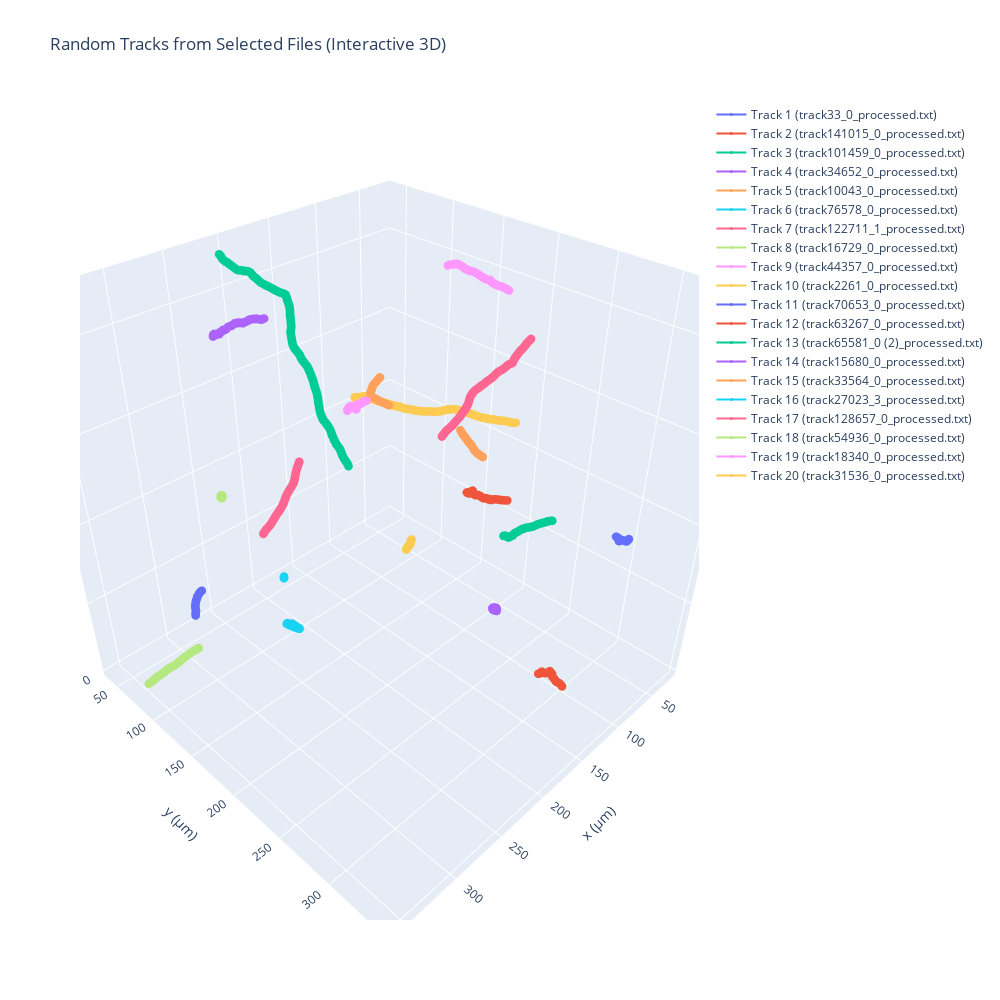

Source (notebook cell):
### Code cell
import os
import pandas as pd
import numpy as np
import plotly.graph_objects as go
import random

def plot_random_tracks_3d_interactive(folder_path, num_files=5):
    
    # Get the list of all files in the folder
    all_files = [f for f in os.listdir(folder_path) if f.endswith('.txt')]
     # Randomly select the files
    selected_files = random.sample(all_files, num_files)
     # Initialize the figure for 3D plotting
    fig = go.Figure()

    for idx, file in enumerate(selected_files):
        file_path = os.path.join(folder_path, file)
        data = pd.read_csv(file_path, delim_whitespace=True, header=None, names=['time', 'x', 'y', 'z', 'x_smooth', 'y_smooth', 'z_smooth'])
        # Extract x_smooth, y_smooth, and z_smooth columns (ensure names match exactly)
        
        x_smooth = np.array(data['x_smooth'])
        y_smooth = np.array(data['y_smooth'])
        z_smooth = np.array(data['z_smooth'])
        
        # Add trace for the current track
        fig.add_trace(go.Scatter3d(
            x=x_smooth,
            y=y_smooth,
            z=z_smooth,
            mode='lines+markers',
            name=f'Track {idx + 1} ({file})',
            line=dict(width=2),
            marker=dict(size=3)
        ))

    # Update layout
    fig.update_layout(width =1000, height = 1000,
        scene=dict(xaxis_title='x (µm)', yaxis_title='y (µm)', zaxis_title='z (µm)',
            aspectmode='cube'
        ),
        title='Random Tracks from Selected Files (Interactive 3D)',
        showlegend=True
    )

    # Show the plot
    fig.show()

# Example usage
folder_path = 'FINALDATA/WT_planktonic_final//'  # Replace with the path to your folder
plot_random_tracks_3d_interactive(folder_path, num_files=20)

### Figure 1 — Plotly figure (JSON) as saved in the notebook; plotly's stock layout.template omitted (floating-point values rounded to 4 significant figures; data arrays with more than 128 entries replaced by an {"elided": "..."} marker saying what was removed)
{"data": [{"line": {"width": 2}, "marker": {"size": 3}, "mode": "lines+markers", "name": "Track 1 (track33_0_processed.txt)", "type": "scatter3d", "x": {"elided": "199 float values"}, "y": {"elided": "199 float values"}, "z": {"elided": "199 float values"}}, {"line": {"width": 2}, "marker": {"size": 3}, "mode": "lines+markers", "name": "Track 2 (track141015_0_processed.txt)", "type": "scatter3d", "x": {"elided": "420 float values"}, "y": {"elided": "420 float values"}, "z": {"elided": "420 float values"}}, {"line": {"width": 2}, "marker": {"size": 3}, "mode": "lines+markers", "name": "Track 3 (track101459_0_processed.txt)", "type": "scatter3d", "x": {"elided": "1246 float values"}, "y": {"elided": "1246 float values"}, "z": {"elided": "1246 float values"}}, {"line": {"width": 2}, "marker": {"size": 3}, "mode": "lines+markers", "name": "Track 4 (track34652_0_processed.txt)", "type": "scatter3d", "x": {"elided": "388 float values"}, "y": {"elided": "388 float values"}, "z": {"elided": "388 float values"}}, {"line": {"width": 2}, "marker": {"size": 3}, "mode": "lines+markers", "name": "Track 5 (track10043_0_processed.txt)", "type": "scatter3d", "x": {"elided": "131 float values"}, "y": {"elided": "131 float values"}, "z": {"elided": "131 float values"}}, {"line": {"width": 2}, "marker": {"size": 3}, "mode": "lines+markers", "name": "Track 6 (track76578_0_processed.txt)", "type": "scatter3d", "x": [214.5, 214.5, 214.5, 214.4, 214.4, 214.4, 214.4, 214.4, 214.4, 214.4, 214.4, 214.3, 214.3, 214.3, 214.3, 214.3, 214.3, 214.3, 214.3, 214.3, 214.3, 214.3, 214.3, 214.3, 214.3, 214.3, 214.3, 214.2, 214.2, 214.2, 214.2, 214.2, 214.2, 214.2, 214.2, 214.2, 214.1, 214.1, 214.1, 214.1, 214.1, 214.0, 214.0, 214.0, 214.0, 214.0, 214.0, 214.0, 214.0, 214.0, 214.0, 214.0, 214.1, 214.1, 214.1, 214.1, 214.2, 214.2, 214.2, 214.2, 214.2, 214.3, 214.3, 214.3, 214.3, 214.3, 214.3, 214.3, 214.3, 214.3, 214.2, 214.2, 214.2, 214.2, 214.2, 214.2, 214.2, 214.2, 214.2, 214.2, 214.2, 214.2, 214.2, 214.2, 214.2, 214.2, 214.2, 214.2, 214.2, 214.2, 214.2, 214.2, 214.2, 214.2, 214.2, 214.2, 214.2, 214.2, 214.2, 214.2, 214.2, 214.2, 214.2, 214.3, 214.3, 214.3, 214.3, 214.3, 214.3, 214.3, 214.3, 214.3, 214.3, 214.3, 214.3, 214.3, 214.3, 214.3, 214.3, 214.3, 214.3, 214.3, 214.3, 214.2, 214.2, 214.2, 214.2], "y": [93.69, 93.72, 93.74, 93.77, 93.79, 93.81, 93.83, 93.84, 93.85, 93.86, 93.85, 93.84, 93.82, 93.8, 93.77, 93.74, 93.7, 93.66, 93.63, 93.59, 93.56, 93.53, 93.5, 93.48, 93.46, 93.44, 93.42, 93.41, 93.4, 93.4, 93.39, 93.38, 93.38, 93.38, 93.37, 93.37, 93.37, 93.36, 93.36, 93.35, 93.35, 93.34, 93.33, 93.32, 93.31, 93.3, 93.28, 93.27, 93.26, 93.26, 93.25, 93.25, 93.24, 93.24, 93.24, 93.25, 93.25, 93.26, 93.27, 93.27, 93.28, 93.29, 93.29, 93.3, 93.3, 93.3, 93.3, 93.3, 93.3, 93.31, 93.31, 93.31, 93.32, 93.32, 93.33, 93.35, 93.36, 93.37, 93.39, 93.4, 93.42, 93.43, 93.44, 93.45, 93.46, 93.47, 93.48, 93.48, 93.49, 93.49, 93.49, 93.49, 93.49, 93.49, 93.49, 93.5, 93.5, 93.5, 93.5, 93.5, 93.5, 93.51, 93.51, 93.51, 93.51, 93.51, 93.51, 93.52, 93.52, 93.52, 93.53, 93.53, 93.53, 93.54, 93.55, 93.55, 93.56, 93.57, 93.58, 93.59, 93.6, 93.61, 93.62, 93.63, 93.64, 93.65, 93.65], "z": [73.23, 73.21, 73.18, 73.15, 73.13, 73.1, 73.08, 73.05, 73.03, 73.0, 72.97, 72.95, 72.92, 72.89, 72.86, 72.83, 72.8, 72.77, 72.75, 72.73, 72.72, 72.72, 72.72, 72.73, 72.75, 72.77, 72.8, 72.83, 72.87, 72.91, 72.95, 72.98, 73.02, 73.06, 73.1, 73.13, 73.16, 73.19, 73.21, 73.22, 73.23, 73.23, 73.23, 73.22, 73.21, 73.2, 73.19, 73.19, 73.19, 73.19, 73.2, 73.22, 73.24, 73.26, 73.28, 73.3, 73.32, 73.35, 73.37, 73.39, 73.4, 73.41, 73.43, 73.43, 73.44, 73.43, 73.43, 73.41, 73.4, 73.37, 73.34, 73.31, 73.27, 73.23, 73.19, 73.15, 73.11, 73.08, 73.04, 73.01, 72.98, 72.95, 72.93, 72.91, 72.9, 72.9, 72.9, 72.9, 72.9, 72.9, 72.9, 72.88, 72.86, 72.83, 72.78, 72.72, 72.66, 72.59, 72.53, 72.46, 72.4, 72.34, 72.29, 72.25, 72.22, 72.2, 72.19, 72.2, 72.22, 72.26, 72.31, 72.38, 72.46, 72.56, 72.68, 72.8, 72.95, 73.1, 73.27, 73.44, 73.62, 73.81, 74.01, 74.21, 74.41, 74.61, 74.81]}, {"line": {"width": 2}, "marker": {"size": 3}, "mode": "lines+markers", "name": "Track 7 (track122711_1_processed.txt)", "type": "scatter3d", "x": {"elided": "471 float values"}, "y": {"elided": "471 float values"}, "z": {"elided": "471 float values"}}, {"line": {"width": 2}, "marker": {"size": 3}, "mode": "lines+markers", "name": "Track 8 (track16729_0_processed.txt)", "type": "scatter3d", "x": {"elided": "268 float values"}, "y": {"elided": "268 float values"}, "z": {"elided": "268 float values"}}, {"line": {"width": 2}, "marker": {"size": 3}, "mode": "lines+markers", "name": "Track 9 (track44357_0_processed.txt)", "type": "scatter3d", "x": {"elided": "324 float values"}, "y": {"elided": "324 float values"}, "z": {"elided": "324 float values"}}, {"line": {"width": 2}, "marker": {"size": 3}, "mode": "lines+markers", "name": "Track 10 (track2261_0_processed.txt)", "type": "scatter3d", "x": {"elided": "516 float values"}, "y": {"elided": "516 float values"}, "z": {"elided": "516 float values"}}, {"line": {"width": 2}, "marker": {"size": 3}, "mode": "lines+markers", "name": "Track 11 (track70653_0_processed.txt)", "type": "scatter3d", "x": [125.2, 125.1, 124.9, 124.8, 124.6, 124.5, 124.3, 124.2, 124.1, 123.9, 123.8, 123.7, 123.5, 123.4, 123.3, 123.1, 123.0, 122.8, 122.7, 122.6, 122.5, 122.3, 122.2, 122.1, 121.9, 121.8, 121.7, 121.6, 121.4, 121.3, 121.2, 121.1, 121.0, 120.8, 120.7, 120.6, 120.5, 120.4, 120.3, 120.1, 120.0, 119.9, 119.8, 119.7, 119.6, 119.5, 119.4, 119.2, 119.1, 119.0, 118.9, 118.8, 118.6, 118.5, 118.4, 118.3, 118.1, 118.0, 117.8, 117.7, 117.6, 117.4, 117.2, 117.1, 116.9, 116.8, 116.6, 116.4, 116.3, 116.1, 115.9, 115.7, 115.6, 115.4, 115.2, 115.0, 114.9, 114.7, 114.5, 114.3, 114.2, 114.0, 113.8, 113.7, 113.5, 113.4, 113.2, 113.0, 112.9, 112.7, 112.6, 112.5, 112.3, 112.2, 112.0, 111.9, 111.7, 111.6, 111.4, 111.3, 111.1, 111.0, 110.8, 110.6, 110.5, 110.3, 110.2, 110.0, 109.8, 109.7, 109.5, 109.3, 109.1, 109.0, 108.8, 108.6, 108.4, 108.3, 108.1], "y": [340.0, 340.0, 340.0, 340.0, 340.0, 340.0, 340.0, 340.0, 340.0, 340.0, 340.0, 340.0, 340.0, 340.0, 340.0, 340.0, 340.0, 340.0, 340.0, 340.0, 339.9, 339.9, 339.9, 339.9, 339.9, 339.8, 339.8, 339.8, 339.8, 339.7, 339.7, 339.7, 339.7, 339.6, 339.6, 339.6, 339.6, 339.5, 339.5, 339.5, 339.5, 339.4, 339.4, 339.4, 339.4, 339.4, 339.4, 339.4, 339.3, 339.3, 339.3, 339.3, 339.3, 339.4, 339.4, 339.4, 339.4, 339.4, 339.5, 339.5, 339.5, 339.5, 339.6, 339.6, 339.6, 339.7, 339.7, 339.7, 339.7, 339.8, 339.8, 339.8, 339.8, 339.9, 339.9, 339.9, 339.9, 340.0, 340.0, 340.0, 340.1, 340.1, 340.1, 340.2, 340.2, 340.3, 340.3, 340.4, 340.4, 340.5, 340.5, 340.6, 340.6, 340.7, 340.7, 340.7, 340.7, 340.8, 340.8, 340.8, 340.8, 340.8, 340.8, 340.8, 340.8, 340.8, 340.8, 340.8, 340.8, 340.8, 340.8, 340.8, 340.8, 340.8, 340.8, 340.8, 340.8, 340.8, 340.8], "z": [256.6, 256.4, 256.2, 256.1, 255.9, 255.7, 255.6, 255.4, 255.2, 255.0, 254.8, 254.6, 254.4, 254.2, 254.0, 253.8, 253.7, 253.5, 253.3, 253.2, 253.0, 252.9, 252.8, 252.7, 252.6, 252.5, 252.4, 252.3, 252.2, 252.1, 252.0, 251.8, 251.7, 251.5, 251.3, 251.0, 250.8, 250.5, 250.2, 249.9, 249.6, 249.3, 248.9, 248.6, 248.3, 247.9, 247.6, 247.3, 247.0, 246.8, 246.6, 246.4, 246.3, 246.2, 246.1, 246.1, 246.1, 246.2, 246.2, 246.2, 246.3, 246.3, 246.3, 246.3, 246.4, 246.4, 246.3, 246.3, 246.2, 246.2, 246.1, 245.9, 245.8, 245.6, 245.5, 245.3, 245.2, 245.0, 244.8, 244.7, 244.5, 244.4, 244.3, 244.1, 244.0, 243.8, 243.7, 243.6, 243.4, 243.3, 243.2, 243.0, 242.9, 242.7, 242.6, 242.4, 242.3, 242.2, 242.0, 241.9, 241.8, 241.7, 241.7, 241.6, 241.6, 241.5, 241.5, 241.5, 241.5, 241.5, 241.6, 241.7, 241.8, 241.9, 242.0, 242.1, 242.2, 242.3, 242.5]}, {"line": {"width": 2}, "marker": {"size": 3}, "mode": "lines+markers", "name": "Track 12 (track63267_0_processed.txt)", "type": "scatter3d", "x": {"elided": "352 float values"}, "y": {"elided": "352 float values"}, "z": {"elided": "352 float values"}}, {"line": {"width": 2}, "marker": {"size": 3}, "mode": "lines+markers", "name": "Track 13 (track65581_0 (2)_processed.txt)", "type": "scatter3d", "x": {"elided": "292 float values"}, "y": {"elided": "292 float values"}, "z": {"elided": "292 float values"}}, {"line": {"width": 2}, "marker": {"size": 3}, "mode": "lines+markers", "name": "Track 14 (track15680_0_processed.txt)", "type": "scatter3d", "x": {"elided": "680 float values"}, "y": {"elided": "680 float values"}, "z": {"elided": "680 float values"}}, {"line": {"width": 2}, "marker": {"size": 3}, "mode": "lines+markers", "name": "Track 15 (track33564_0_processed.txt)", "type": "scatter3d", "x": {"elided": "162 float values"}, "y": {"elided": "162 float values"}, "z": {"elided": "162 float values"}}, {"line": {"width": 2}, "marker": {"size": 3}, "mode": "lines+markers", "name": "Track 16 (track27023_3_processed.txt)", "type": "scatter3d", "x": [219.5, 219.3, 219.0, 218.8, 218.6, 218.4, 218.1, 217.9, 217.6, 217.2, 216.9, 216.6, 216.2, 215.9, 215.6, 215.2, 215.0, 214.7, 214.5, 214.3, 214.1, 213.9, 213.8, 213.7, 213.6, 213.6, 213.6, 213.6, 213.6, 213.7, 213.8, 213.9, 214.1, 214.3, 214.5, 214.7, 214.9, 215.2, 215.4, 215.7, 216.1, 216.4, 216.7, 217.1, 217.4, 217.7, 218.0, 218.3, 218.5, 218.7, 218.9, 219.0, 219.1, 219.2, 219.2, 219.2, 219.1, 219.0, 218.9, 218.8, 218.6, 218.5, 218.3, 218.1, 217.9, 217.7, 217.5, 217.2, 217.0, 216.8, 216.5, 216.3, 216.1, 216.0, 215.8, 215.7, 215.6, 215.6, 215.5, 215.5, 215.6, 215.6, 215.7, 215.8, 215.8, 215.9, 215.9, 215.8, 215.8, 215.7, 215.6, 215.5, 215.5, 215.4, 215.3, 215.3, 215.3, 215.3, 215.3, 215.4, 215.5, 215.5], "y": [98.54, 98.97, 99.4, 99.84, 100.3, 100.8, 101.3, 101.8, 102.4, 102.9, 103.5, 104.2, 104.8, 105.4, 105.9, 106.4, 106.9, 107.3, 107.6, 107.9, 108.2, 108.3, 108.5, 108.5, 108.5, 108.5, 108.4, 108.2, 108.0, 107.8, 107.5, 107.1, 106.7, 106.2, 105.7, 105.2, 104.6, 104.1, 103.5, 102.8, 102.2, 101.6, 101.1, 100.5, 100.1, 99.68, 99.36, 99.1, 98.92, 98.82, 98.78, 98.8, 98.88, 99.0, 99.16, 99.35, 99.56, 99.78, 100.0, 100.2, 100.4, 100.7, 100.8, 101.0, 101.2, 101.3, 101.4, 101.5, 101.6, 101.7, 101.7, 101.7, 101.8, 101.7, 101.7, 101.7, 101.6, 101.5, 101.5, 101.4, 101.3, 101.3, 101.3, 101.2, 101.3, 101.3, 101.3, 101.4, 101.6, 101.7, 101.9, 102.2, 102.4, 102.7, 103.1, 103.4, 103.8, 104.2, 104.6, 104.9, 105.3, 105.7], "z": [10.19, 10.03, 9.877, 9.716, 9.547, 9.371, 9.188, 8.998, 8.803, 8.603, 8.399, 8.192, 7.984, 7.783, 7.592, 7.416, 7.256, 7.117, 6.999, 6.904, 6.834, 6.786, 6.763, 6.763, 6.786, 6.829, 6.891, 6.969, 7.059, 7.157, 7.262, 7.371, 7.485, 7.607, 7.737, 7.875, 8.021, 8.176, 8.341, 8.517, 8.705, 8.908, 9.124, 9.354, 9.596, 9.846, 10.1, 10.35, 10.59, 10.82, 11.01, 11.18, 11.33, 11.45, 11.54, 11.61, 11.65, 11.67, 11.65, 11.62, 11.56, 11.48, 11.38, 11.26, 11.13, 10.99, 10.85, 10.69, 10.54, 10.39, 10.25, 10.13, 10.02, 9.927, 9.86, 9.815, 9.791, 9.786, 9.797, 9.82, 9.848, 9.876, 9.9, 9.916, 9.922, 9.914, 9.894, 9.862, 9.819, 9.768, 9.712, 9.654, 9.596, 9.54, 9.487, 9.439, 9.398, 9.364, 9.338, 9.318, 9.304, 9.292]}, {"line": {"width": 2}, "marker": {"size": 3}, "mode": "lines+markers", "name": "Track 17 (track128657_0_processed.txt)", "type": "scatter3d", "x": {"elided": "147 float values"}, "y": {"elided": "147 float values"}, "z": {"elided": "147 float values"}}, {"line": {"width": 2}, "marker": {"size": 3}, "mode": "lines+markers", "name": "Track 18 (track54936_0_processed.txt)", "type": "scatter3d", "x": {"elided": "184 float values"}, "y": {"elided": "184 float values"}, "z": {"elided": "184 float values"}}, {"line": {"width": 2}, "marker": {"size": 3}, "mode": "lines+markers", "name": "Track 19 (track18340_0_processed.txt)", "type": "scatter3d", "x": {"elided": "168 float values"}, "y": {"elided": "168 float values"}, "z": {"elided": "168 float values"}}, {"line": {"width": 2}, "marker": {"size": 3}, "mode": "lines+markers", "name": "Track 20 (track31536_0_processed.txt)", "type": "scatter3d", "x": {"elided": "299 float values"}, "y": {"elided": "299 float values"}, "z": {"elided": "299 float values"}}], "layout": {"height": 1000, "scene": {"aspectmode": "cube", "xaxis": {"title": {"text": "x (µm)"}}, "yaxis": {"title": {"text": "y (µm)"}}, "zaxis": {"title": {"text": "z (µm)"}}}, "showlegend": true, "title": {"text": "Random Tracks from Selected Files (Interactive 3D)"}, "width": 1000}}
